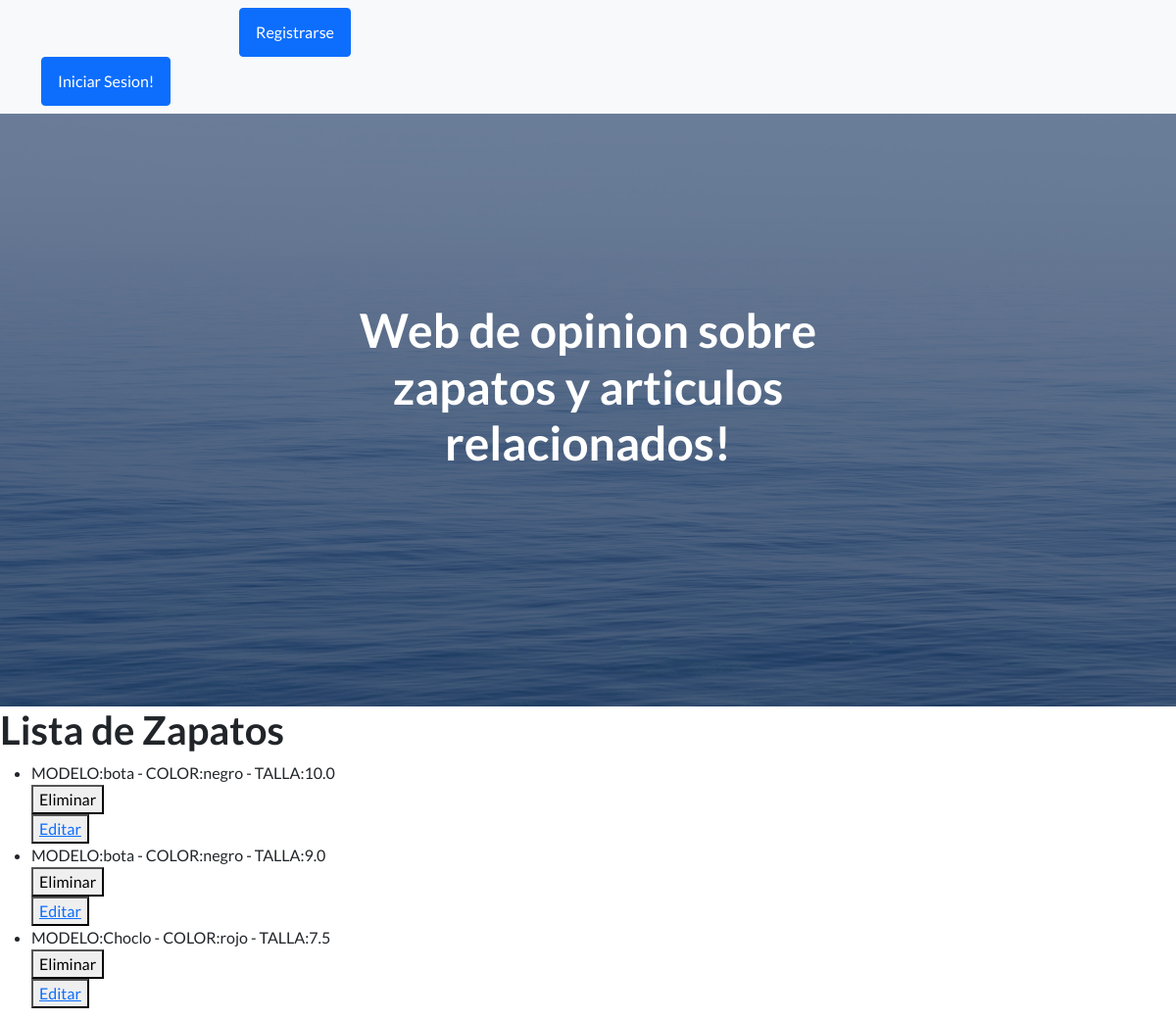
The page /app-zap/listaZapatos/ (upper part) on the database as committed earlier.
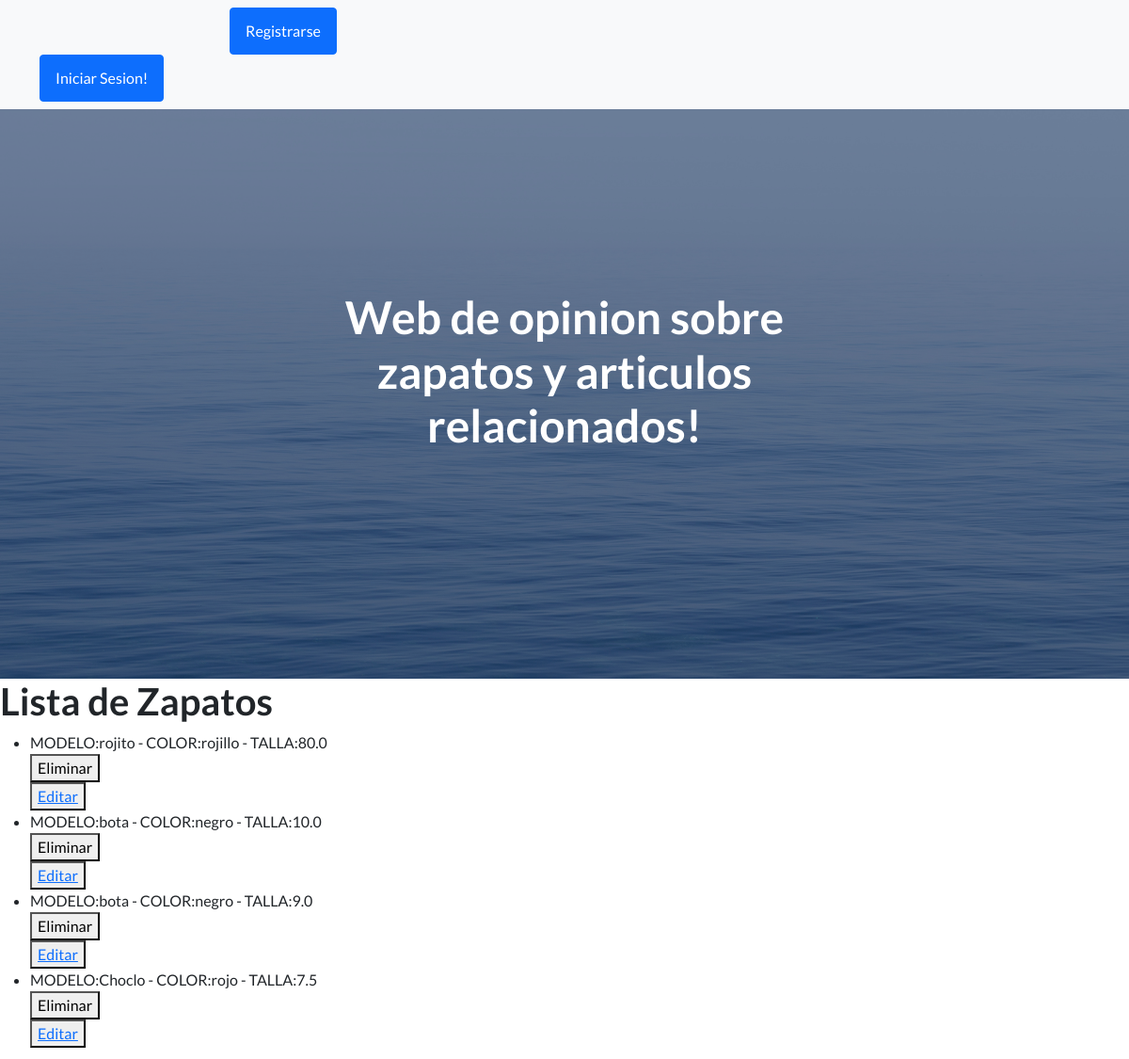
The same page on the database as committed later.
### App_zap/models.py (models this page shows)
class Zapatos(models.Model):
    modelo = models.CharField(max_length=50)
    color = models.CharField(max_length=50)
    talla = models.FloatField()
    precio = models.FloatField()
    def __str__(self) -> str:
        return f'MODELO:{self.modelo} - COLOR:{self.color} - TALLA:{self.talla}'
    class Meta():
        verbose_name = 'My Shoe'
        verbose_name_plural = "My Shoes"
        ordering = ('-modelo','-talla')
        unique_together = ('modelo','talla')

### App_zap/views.py (the view)
# urls.py: path('listaZapatos/',listaZapatos, name="listaZapatos"),
def listaZapatos(request):
    zapatos = Zapatos.objects.all()
    contexto = {"zapatos": zapatos}
    return render(request, "leerZapatos.html", contexto)

### App_zap/templates/leerZapatos.html (shortened to what this page needs)
{% extends 'padre.html' %}
{% load static %}
{% block bloqueQueCambia %}
<h1>Lista de Zapatos</h1>
<ul>
    {% for zapato in zapatos %}
        <li>{{zapato}}</li>
        <div>
            <form action="{% url 'eliminaZapatos' zapato.id %}" method="POST">{% csrf_token %}
                <button type="submit">Eliminar</button>
            </form>
            <button>
                <a href="{% url 'editaZapatos' zapato.id %}">Editar</a>
            </button>
        </div>
    {% endfor %}
</ul>
{% endblock bloqueQueCambia %}

Rows that differ between the two databases and show on the page:
added Zapatos: modelo+color+talla "MODELO:rojito - COLOR:rojillo - TALLA:80.0"
